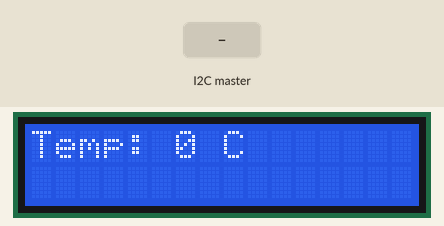
The sketch below on a simulated Arduino Uno, built with avr-gcc and run on an emulated ATmega328P. On the bench: 16×2 character LCD. The test bench sets the inputs (shaded band).

Above: at 1.2 s.
1.3 s: the I2C master sends the byte 1
At 2.7 s:
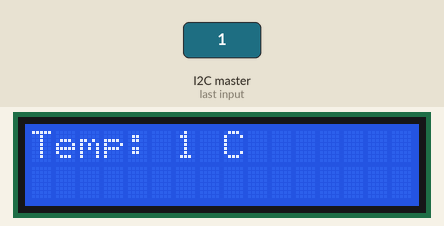
3.0 s: the I2C master sends the byte 2
At 4.0 s:
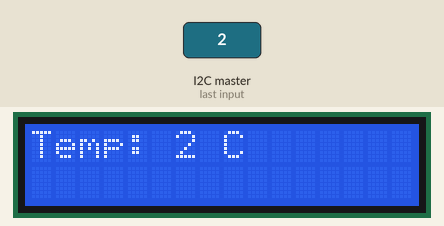
Timing chart, 0 to 6.0 s (numbered marks = the images above; inputs shaded):
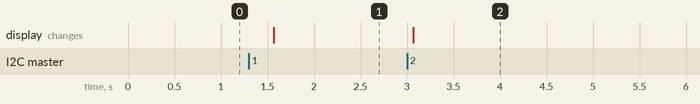

Measured:
- after the input at 1.3 s, the display: changes after 0.27 s (image 1)
- after the input at 3.0 s, the display: changes after 0.07 s (image 2)

The sketch:

slave.ino
```cpp
#include <Wire.h>
#include <LiquidCrystal.h>


LiquidCrystal lcd(12, 11, 5, 4, 3, 2);

int receivedTemp = 0;

void setup() {
  Wire.begin(8);
  Wire.onReceive(receiveEvent);
  lcd.begin(16, 2);
  lcd.print("Temp: ");
}

void loop() {
  lcd.setCursor(6, 0);
  lcd.print(receivedTemp);
  lcd.print(" C");
  delay(500);
}

void receiveEvent(int howMany) {
  if (Wire.available()) {
    receivedTemp = Wire.read();
  }
}
```
